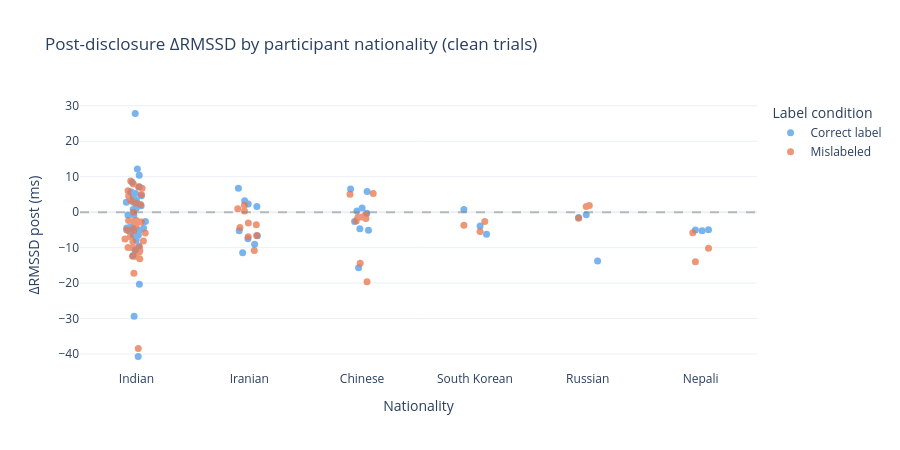

Notebook code for this chart:
### Markdown cell above
### 10b. Post-disclosure ΔRMSSD by nationality

### Code cell
# Sort nationalities by trial count (most represented first)
nat_order = (
    df_demo['nationality'].value_counts().index.tolist()
)

fig_nat = px.strip(
    df_demo,
    x='nationality', y='delta_rmssd_post',
    color='label_condition',
    color_discrete_map={'Correct label': '#4C9BE8', 'Mislabeled': '#E8754C'},
    category_orders={'nationality': nat_order},
    hover_data=['participant_id', 'song'],
    title='Post-disclosure ΔRMSSD by participant nationality (clean trials)',
    labels={
        'delta_rmssd_post': 'ΔRMSSD post (ms)',
        'nationality': 'Nationality',
        'label_condition': 'Label condition',
    },
    template='plotly_white',
    stripmode='overlay',
    height=450,
)
fig_nat.update_traces(jitter=0.45, marker_size=7, opacity=0.75)
fig_nat.add_hline(y=0, line_dash='dash', line_color='grey', opacity=0.5)
fig_nat.show()

### Figure 1 — Plotly figure (JSON) as saved in the notebook; plotly's stock layout.template omitted (floating-point values rounded to 4 significant figures)
{"data": [{"alignmentgroup": "True", "boxpoints": "all", "customdata": [["25DLWY", "warm-light-patio"], ["25DLWY", "guitar-vinaigrette"], ["25DLWY", "red-motel-key"], ["37X57U", "guitar-vinaigrette"], ["37X57U", "violins-&-sand"], ["37X57U", "warm-light-patio"], ["3U84EL", "sun-through-blinds"], ["3U84EL", "red-motel-key"], ["3U84EL", "guitar-vinaigrette"], ["4XU4M9", "old-blue-sheet"], ["4XU4M9", "red-motel-key"], ["4XU4M9", "warm-light-patio"], ["57B9UE", "guitar-vinaigrette"], ["57B9UE", "violins-&-sand"], ["57B9UE", "red-motel-key"], ["9FRRF6", "old-blue-sheet"], ["9FRRF6", "violins-&-sand"], ["9FRRF6", "sun-through-blinds"], ["9WBNKV", "sun-through-blinds"], ["9WBNKV", "red-motel-key"], ["9WBNKV", "violins-&-sand"], ["BX57PN", "old-blue-sheet"], ["BX57PN", "warm-light-patio"], ["BX57PN", "guitar-vinaigrette"], ["C5C7VS", "red-motel-key"], ["C5C7VS", "sun-through-blinds"], ["C5C7VS", "violins-&-sand"], ["GKQ4V7", "sun-through-blinds"], ["GKQ4V7", "old-blue-sheet"], ["GKQ4V7", "warm-light-patio"], ["JGNUMT", "warm-light-patio"], ["JGNUMT", "violins-&-sand"], ["JGNUMT", "guitar-vinaigrette"], ["KD5ZFN", "warm-light-patio"], ["KD5ZFN", "sun-through-blinds"], ["KD5ZFN", "old-blue-sheet"], ["MBCFCZ", "red-motel-key"], ["MBCFCZ", "violins-&-sand"], ["MBCFCZ", "warm-light-patio"], ["NVTK75", "sun-through-blinds"], ["NVTK75", "guitar-vinaigrette"], ["P7M2VU", "old-blue-sheet"], ["P7M2VU", "sun-through-blinds"], ["P7M2VU", "guitar-vinaigrette"], ["RQLMGW", "red-motel-key"], ["RQLMGW", "old-blue-sheet"], ["RQLMGW", "sun-through-blinds"], ["SWEPBP", "old-blue-sheet"], ["SWEPBP", "warm-light-patio"], ["SWEPBP", "violins-&-sand"], ["U6J9VR", "red-motel-key"], ["U6J9VR", "old-blue-sheet"], ["U6J9VR", "guitar-vinaigrette"], ["VNTXA6", "red-motel-key"], ["VNTXA6", "old-blue-sheet"], ["VNTXA6", "guitar-vinaigrette"], ["WQXDGF", "sun-through-blinds"], ["WQXDGF", "old-blue-sheet"], ["WQXDGF", "warm-light-patio"], ["ZSREG4", "old-blue-sheet"], ["ZSREG4", "warm-light-patio"], ["ZSREG4", "guitar-vinaigrette"]], "fillcolor": "rgba(255,255,255,0)", "hoveron": "points", "hovertemplate": "Label condition=Correct label<br>Nationality=%{x}<br>ΔRMSSD post (ms)=%{y}<br>participant_id=%{customdata[0]}<br>song=%{customdata[1]}<extra></extra>", "jitter": 0.45, "legendgroup": "Correct label", "line": {"color": "rgba(255,255,255,0)"}, "marker": {"color": "#4C9BE8", "size": 7}, "name": "Correct label", "offsetgroup": "Correct label", "opacity": 0.75, "orientation": "v", "pointpos": 0, "showlegend": true, "type": "box", "x": ["South Korean", "South Korean", "South Korean", "Iranian", "Iranian", "Iranian", "Russian", "Russian", "Russian", "Indian", "Indian", "Indian", "Chinese", "Chinese", "Chinese", "Indian", "Indian", "Indian", "Chinese", "Chinese", "Chinese", "Iranian", "Iranian", "Iranian", "Indian", "Indian", "Indian", "Indian", "Indian", "Indian", "Indian", "Indian", "Indian", "Chinese", "Chinese", "Chinese", "Indian", "Indian", "Indian", "Indian", "Indian", "Iranian", "Iranian", "Iranian", "Indian", "Indian", "Indian", "Indian", "Indian", "Indian", "Indian", "Indian", "Indian", "Indian", "Indian", "Indian", "Nepali", "Nepali", "Nepali", "Indian", "Indian", "Indian"], "x0": " ", "xaxis": "x", "y": [-3.9, -6.21, 0.7828, -7.48, -5.27, -6.661, -13.76, -0.7451, -1.495, -4.22, 5.694, -2.602, -2.652, -4.652, -5.12, -29.36, 0.7712, 3.848, 5.81, 6.534, -15.65, 3.214, 2.31, -9.027, -4.489, -0.8044, 2.801, 1.793, 5.692, -6.433, -12.23, 8.468, 7.144, -0.3052, 1.179, 0.3204, -6.511, -9.542, -0.7786, 10.44, -4.614, -11.45, 1.574, 6.732, 12.19, -5.173, 1.077, -40.7, 27.83, -4.523, -10.68, -20.34, -7.823, 3.361, 2.806, -5.232, -4.973, -5.035, -5.261, 2.253, 4.642, 5.301], "y0": " ", "yaxis": "y"}, {"alignmentgroup": "True", "boxpoints": "all", "customdata": [["25DLWY", "violins-&-sand"], ["25DLWY", "old-blue-sheet"], ["25DLWY", "sun-through-blinds"], ["37X57U", "sun-through-blinds"], ["37X57U", "old-blue-sheet"], ["37X57U", "red-motel-key"], ["3U84EL", "old-blue-sheet"], ["3U84EL", "warm-light-patio"], ["3U84EL", "violins-&-sand"], ["4XU4M9", "guitar-vinaigrette"], ["4XU4M9", "sun-through-blinds"], ["4XU4M9", "violins-&-sand"], ["57B9UE", "warm-light-patio"], ["57B9UE", "old-blue-sheet"], ["57B9UE", "sun-through-blinds"], ["9FRRF6", "red-motel-key"], ["9FRRF6", "warm-light-patio"], ["9FRRF6", "guitar-vinaigrette"], ["9WBNKV", "warm-light-patio"], ["9WBNKV", "guitar-vinaigrette"], ["9WBNKV", "old-blue-sheet"], ["BX57PN", "violins-&-sand"], ["BX57PN", "red-motel-key"], ["BX57PN", "sun-through-blinds"], ["C5C7VS", "warm-light-patio"], ["C5C7VS", "guitar-vinaigrette"], ["C5C7VS", "old-blue-sheet"], ["GKQ4V7", "violins-&-sand"], ["GKQ4V7", "guitar-vinaigrette"], ["GKQ4V7", "red-motel-key"], ["JGNUMT", "red-motel-key"], ["JGNUMT", "sun-through-blinds"], ["JGNUMT", "old-blue-sheet"], ["KD5ZFN", "violins-&-sand"], ["KD5ZFN", "guitar-vinaigrette"], ["KD5ZFN", "red-motel-key"], ["MBCFCZ", "old-blue-sheet"], ["MBCFCZ", "sun-through-blinds"], ["MBCFCZ", "guitar-vinaigrette"], ["NVTK75", "old-blue-sheet"], ["NVTK75", "warm-light-patio"], ["NVTK75", "violins-&-sand"], ["P7M2VU", "warm-light-patio"], ["P7M2VU", "violins-&-sand"], ["P7M2VU", "red-motel-key"], ["RQLMGW", "violins-&-sand"], ["RQLMGW", "guitar-vinaigrette"], ["RQLMGW", "warm-light-patio"], ["SWEPBP", "guitar-vinaigrette"], ["SWEPBP", "sun-through-blinds"], ["SWEPBP", "red-motel-key"], ["U6J9VR", "warm-light-patio"], ["U6J9VR", "violins-&-sand"], ["U6J9VR", "sun-through-blinds"], ["VNTXA6", "warm-light-patio"], ["VNTXA6", "violins-&-sand"], ["VNTXA6", "sun-through-blinds"], ["WQXDGF", "guitar-vinaigrette"], ["WQXDGF", "red-motel-key"], ["WQXDGF", "violins-&-sand"], ["ZSREG4", "violins-&-sand"], ["ZSREG4", "red-motel-key"], ["ZSREG4", "sun-through-blinds"]], "fillcolor": "rgba(255,255,255,0)", "hoveron": "points", "hovertemplate": "Label condition=Mislabeled<br>Nationality=%{x}<br>ΔRMSSD post (ms)=%{y}<br>participant_id=%{customdata[0]}<br>song=%{customdata[1]}<extra></extra>", "jitter": 0.45, "legendgroup": "Mislabeled", "line": {"color": "rgba(255,255,255,0)"}, "marker": {"color": "#E8754C", "size": 7}, "name": "Mislabeled", "offsetgroup": "Mislabeled", "opacity": 0.75, "orientation": "v", "pointpos": 0, "showlegend": true, "type": "box", "x": ["South Korean", "South Korean", "South Korean", "Iranian", "Iranian", "Iranian", "Russian", "Russian", "Russian", "Indian", "Indian", "Indian", "Chinese", "Chinese", "Chinese", "Indian", "Indian", "Indian", "Chinese", "Chinese", "Chinese", "Iranian", "Iranian", "Iranian", "Indian", "Indian", "Indian", "Indian", "Indian", "Indian", "Indian", "Indian", "Indian", "Chinese", "Chinese", "Chinese", "Indian", "Indian", "Indian", "Indian", "Indian", "Indian", "Iranian", "Iranian", "Iranian", "Indian", "Indian", "Indian", "Indian", "Indian", "Indian", "Indian", "Indian", "Indian", "Indian", "Indian", "Indian", "Nepali", "Nepali", "Nepali", "Indian", "Indian", "Indian"], "x0": " ", "xaxis": "x", "y": [-2.615, -3.665, -5.449, -10.8, -3.566, 0.9513, 1.87, 1.615, -1.683, -38.43, -9.912, 8.811, -19.64, 5.034, -1.819, -3.77, -2.731, -11.21, 5.246, -2.508, -14.42, -3.06, -6.578, 0.3339, -5.166, -5.006, -5.883, -2.755, 3.304, -10.88, -13.17, -8.344, 4.997, -1.489, -1.379, -0.6327, -2.355, 4.559, -17.25, 7.951, -12.41, -12.42, -6.958, 1.973, -4.3, -9.965, -2.359, -4.878, 6.028, 2.601, 6.729, -11.24, 7.117, -8.13, -2.626, -10.02, -6.955, -5.779, -14.0, -10.16, -0.04491, 2.174, -7.548], "y0": " ", "yaxis": "y"}], "layout": {"boxmode": "overlay", "height": 450, "legend": {"title": {"text": "Label condition"}, "tracegroupgap": 0}, "shapes": [{"line": {"color": "grey", "dash": "dash"}, "opacity": 0.5, "type": "line", "x0": 0, "x1": 1, "xref": "x domain", "y0": 0, "y1": 0, "yref": "y"}], "title": {"text": "Post-disclosure ΔRMSSD by participant nationality (clean trials)"}, "xaxis": {"anchor": "y", "categoryarray": ["Indian", "Iranian", "Chinese", "South Korean", "Russian", "Nepali"], "categoryorder": "array", "domain": [0, 1], "title": {"text": "Nationality"}}, "yaxis": {"anchor": "x", "domain": [0, 1], "title": {"text": "ΔRMSSD post (ms)"}}}}
